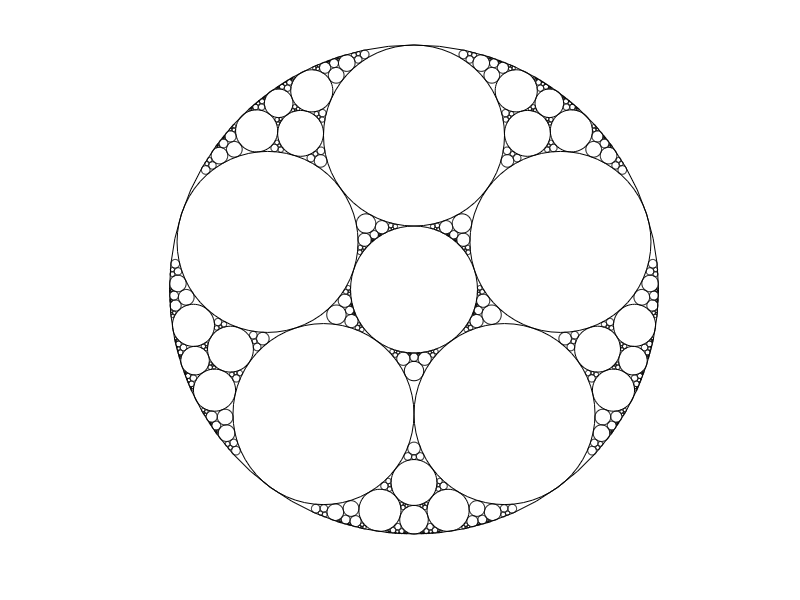

This chart was generated by the following MATLAB code:
function S = apollonian_2D(n,level,display_inversion_circle,...
                                create_mpost,create_svg,filename_export)
% This function creates and displays 2D Apollonian gaskets.
%
% In mathematics, an Apollonian gasket or Apollonian net is a fractal 
% generated from three circles, any two of which are tangent to one another
% 
% The method used to create the Apollonian gasket is based on circle
% inversion, which is a geometrical transformation acting with a reference 
% circle that modifies points.
% In the plane, the inverse of a point P in respect to a circle of center O
% and radius R is a point P' such that P and P' are on the same ray going 
% from O, and OP times OP' equals the radius squared
% OP * OP' =R?
%
% All circles are created using the inversion properties of circles.
%
% Input: This function takes 6 arguments (each argument is optional)
%		- a positive integer, which corresponds to the number of circles on
%           the first level of the apollonian packing. (3 at least)
%		- a positive integer, which corresponds to the number of levels 
%           of the apollonian.
%           Higher the number of level is, more numerous the circles will 
%           be. 10 levels is a quite high value.
%		- an interger (0 or 1), which allows to display(1) or not(0) 
%           the inversion circles
%       - an integer (0 or 1), which indicates whether or not a metapost
%           file is created within the results.
%       - an integer (0 or 1), which indicates whether or not a SVG
%           file is created within the results.
%       - a string which indicates the filename in which results
%           will be printed.
% Output: a struture that contains all informations on created circles on 
%         each level:
%           S(1) contains all data on level 1, coordinates centers and
%           radius of each circle
%           
% Guillaume JACQUENOT
% guillaume dot jacquenot at gmail dot com
% 2007_08_19
% 2008_01_13     : Metapost export script added
% 2009_01_31     : SVG export script added
% Checking input
if nargin==0
    n                        = 5;
	level		     	     = 4;
	display_inversion_circle = 0;
    create_mpost = 0;
    create_svg   = 0;    
elseif nargin==1
    level                    = 5;
    display_inversion_circle = 0;
    create_mpost             = 0;
    create_svg               = 0;
elseif nargin >= 2
    display_inversion_circle = 0;
    create_mpost             = 0;
    create_svg               = 0;    
elseif nargin >= 3
    if nargin == 3
        create_mpost         = 0;
        create_svg           = 0;
    elseif nargin == 4
        create_svg           = 0;
    end
    if nargin == 4 || nargin == 5
        filename_export = 'apollonian';
    end
end
%%%%%%%%%%%%%%%%%%%%%%%%%%%%%%%%%%%%%%%%%%%%%%%%%%%%%%%%%%%%%%%%%%%%%%%%%%%
n = ceil(n);
if n < 0;n = ceil(abs(n));end
if n < 3;n = 3; end
level = ceil(level);
if level  < 0;level = ceil(abs(level));end
if level == 0;level = 5; end
%%%%%%%%%%%%%%%%%%%%%%%%%%%%%%%%%%%%%%%%%%%%%%%%%%%%%%%%%%%%%%%%%%%%%%%%%%%
% Creating the resulting figure
h = figure;
hAxs = axes('Parent',h);
axis equal;
axis([-1,1,-1,1])
grid on;
hold on;
axis off;
% Creating the initial circles depending on user parameter
V  = 0:2*pi/n:2*pi;
V  = V +pi/2;
cV = cos(V);
sV = sin(V);
d = sqrt(diff(cV).^2+diff(sin(V)).^2);
r = d(1)/2;
% Data are made dimensionless so that the plot dimensions are known
ratio = max(max(max(abs(cV+r)),max(abs(sV+r))),...
            max(max(abs(cV-r)),max(abs(sV-r))));
cV = cV/ratio;
sV = sV/ratio;
r  =  r/ratio;
r_inner1 = sqrt(cV(1).^2+sV(1).^2) - r;
% Create intial structure that will store all created circles
S(1).x = [0,0,cV(1:end-1)];
S(1).y = [0,0,sV(1:end-1)];
S(1).r = [1,r_inner1,r*ones(1,n)];
% Display initial circles
hAxs = plot_circles(hAxs,S,1);
% Creating inversion circles.
x_mid = zeros(1,n);
y_mid = zeros(1,n);
for t = 1:n
	x_mid(t) = (cV(t)+cV(t+1))/2;
	y_mid(t) = (sV(t)+sV(t+1))/2;
    a1 = atan2(sV(t),cV(t));
    a2 = atan2(sV(t+1),cV(t+1));
    x1 = cV(t)  +cos(a1)*r;
    y1 = sV(t)  +sin(a1)*r;
    x2 = cV(t+1)+cos(a2)*r;
    y2 = sV(t+1)+sin(a2)*r;
	[xc,yc,rc] = circles_from_3pts(x1,y1,x2,y2,x_mid(t),y_mid(t));
	S_circle.x(t)=xc;
	S_circle.y(t)=yc;
	S_circle.r(t)=rc;
end
S_circle.x(n+1)=0;
S_circle.y(n+1)=0;
S_circle.r(n+1)=sqrt(x_mid(1).^2+y_mid(1).^2);
if display_inversion_circle
     hAxs = plot_circles(hAxs,S_circle,1,'k--');
end
% Start the creation of the circles for each level.
for i = 1:level-1           % For all level
	% Initiate the structure
    S(i+1).x = [];
    S(i+1).y = [];
    S(i+1).r = [];
    for j=1:size(S(i).x,2) 	% For all circles contain on the i-th level
        for k = 1:n+1       % For all inversion circles
            d = sqrt((S_circle.x(k)-S(i).x(j)).^2+...
                     (S_circle.y(k)-S(i).y(j)).^2);
            if d > S_circle.r(k)
                [xi,yi,ri] = inversion_circle(S(i).x(j),S(i).y(j),...
                                            S(i).r(j),...
                                            S_circle.x(k),S_circle.y(k),...
                                            S_circle.r(k));
                if sqrt((xi-S(i).x(j))^2+(yi-S(i).y(j))^2)>S(i).r(j)
                    S(i+1).x  = [S(i+1).x,xi];
                    S(i+1).y  = [S(i+1).y,yi];
                    S(i+1).r  = [S(i+1).r,ri];
                end          
            end
        end
    end
	% All new circles are ploted
    hAxs = plot_circles(hAxs,S,i+1);    
end
%%%%%%%%%%%%%%%%%%%%%%%%%%%%%%%%%%%%%%%%%%%%%%%%%%%%%%%%%%%%%%%%%%%%%%%%%%%
if create_mpost
    Create_result_in_metapost(S,filename_export);
end
if create_svg
    Create_result_in_svg(S,filename_export);
end
%%%%%%%%%%%%%%%%%%%%%%%%%%%%%%%%%%%%%%%%%%%%%%%%%%%%%%%%%%%%%%%%%%%%%%%%%%%
function hAxs = plot_circles(hAxs,S,n,display_style)
% This function display all circles of the n-th level of the structure S.
% Input: -  hAxs 		 : axes handle
% 	     - S       		 : structure containing the apollonian circles
%	     - n       		 : level of the struture to be plot
%        - display_style : options for the plot command
%
if nargin==3
    display_style = 'k-';
end
hold on
for t=1:size(S(n).x,2)
	rectangle('Position',[S(n).x(t)-S(n).r(t),...
		 S(n).y(t)-S(n).r(t),2*S(n).r(t),2*S(n).r(t)],...
         'Curvature',[1,1],'LineWidth',0.5,...
		 'tag',num2str(n),'Parent',hAxs);         
%      plot(S(n).x(t),S(n).y(t),'k+','tag',num2str(n));
end
%%%%%%%%%%%%%%%%%%%%%%%%%%%%%%%%%%%%%%%%%%%%%%%%%%%%%%%%%%%%%%%%%%%%%%%%%%%
function [xc,yc,Rc] = inversion_circle(x,y,R,x0,y0,R0)
% This function performs the inversion of a circle of center P(x,y) and
% radius R in respect to a circle of center  O (xO,yO) and radius R0.
% This function calls another function: inversion, which performs the
% inversion of a point
%
% Input arguments: 	x  ,y  ,R coordinates of the center and radius of
%                             the circle to be inversed
%    				x0,y0,R0  coordinates of the center O and the radius R0
%
% Guillaume JACQUENOT
theta = atan2((y-y0),(x-x0));
[x1,y1] = inversion(x+R*cos(theta),y+R*sin(theta),x0,y0,R0);
[x2,y2] = inversion(x-R*cos(theta),y-R*sin(theta),x0,y0,R0);
xc = (x1+x2)/2;
yc = (y1+y2)/2; 
Rc = sqrt((x1-x2)^2+(y1-y2)^2)/2;
function [xn,yn] = inversion(x,y,x0,y0,R0)
% This function performs the inversion of point P(x,y) in respect to a 
% circle of center  O (xO,yO) and radius R0
% In the plane, the inverse of a point P in respect to a circle of center O
% and radius R is a point P' such that P and P' are on the same ray going 
% from O, and OP times OP' equals the radius squared
% OP * OP' =R?
% The circle in respect to which inversion is performed will be called the
% reference circle.
% 
% Input arguments: 	x  ,y		coordinates of the point to be inversed
%				x0,y0,R0	coordinates of the center O and the radius R0
%
% Guillaume JACQUENOT
d  = sqrt((x-x0).^2+(y-y0).^2);
dn = (R0.^2)./d;
theta = atan2((y-y0),(x-x0));
xn = x0 + dn.*cos(theta);
yn = y0 + dn.*sin(theta);
%%%%%%%%%%%%%%%%%%%%%%%%%%%%%%%%%%%%%%%%%%%%%%%%%%%%%%%%%%%%%%%%%%%%%%%%%%%	
function [x,y,r] = circles_from_3pts(x1,y1,x2,y2,x3,y3)
% This function gives the coordinates of the circle passing through 3 
% points given in input.
%
% Input   : - x1,y1 coordinates of point 1
%           - x2,y2 coordinates of point 2
%           - x3,y3 coordinates of point 3
%
% Output :  - x ,y  coordinates of the center of the circle
%           - r  radius of the circle passing through the 3 input points
% 2007_08_19
% Guillaume JACQUENOT
if nargin==0
    x1 = 0;
    y1 = 0;
    
    x2 = 1;
    y2 = 0;
    x3 = 0;
    y3 = 1;    
end
% Checking arguments
% One checks if 2 or 3 points are identical
if (((x1==x2) && (y1==y2)) || ((x1==x3) && (y1==y3)))
    error('2 or 3 points are identical')
end
% One checks if points are not colinear
if atan2((y2-y1),(x2-x1))==atan2((y3-y1),(x3-x1))
    hold on
    plot(x1,y1,'b+',x2,y2,'b+',x3,y3,'b+');
    error('The three points are aligned, infinite radius...')
end
% Center coordinates are obtained solving a linear system.
M = [(x1-x2) (y1-y2);(x1-x3) (y1-y3)];
V = 1/2*[x1^2+y1^2-x2^2-y2^2;x1^2+y1^2-x3^2-y3^2];
Res = M\V;
x   = Res(1);
y   = Res(2);
r = sqrt((x1-x).^2+(y1-y).^2);
if nargin==0
    figure, box on, axis equal, hold on
    plot(x1,y1,'b+',x2,y2,'b+',x3,y3,'b+');
    plot(x,y,'r+',x+r*cos(0:2*pi/300:2*pi),y+r*sin(0:2*pi/300:2*pi),'r');
   
end
%%%%%%%%%%%%%%%%%%%%%%%%%%%%%%%%%%%%%%%%%%%%%%%%%%%%%%%%%%%%%%%%%%%%%%%%%%%
function Create_result_in_metapost(S,filename)
% Script used to create a metapost script.
% This script can then be executed using mpost 
%
% mpost filename
%
% You can include the result in a LaTeX document
% Here is a document example to  include the mpost document
% \documentclass{article}
% 
% \usepackage{graphicx}
% 
% \begin{document}
%   \begin{figure}
%     \includegraphics{figure.1}
%   \end{figure}
% \end{document}
if nargin==1
    filename = 'Apollonius.mp';
elseif nargin == 2
    filename = [filename '.mp'];
end
delta = 3;
fid = fopen(filename,'w');
fprintf(fid,'beginfig(1);');
fprintf(fid,'u =    1 cm;');
for i=1:numel(S)
    for j=1:numel(S(i).x)
        fprintf(fid,'draw fullcircle\n');
        fprintf(fid,'xscaled   %10.8fu\n',2*delta*S(i).r(j));
        fprintf(fid,'yscaled   %10.8fu\n',2*delta*S(i).r(j));
        fprintf(fid,'shifted (  %10.8fu,   %10.8fu);\n',...
            delta*(S(i).x(j))+10,delta*(S(i).y(j))+10);
        fprintf(fid,'\n');
    end
end
fprintf(fid,'endfig;');
fprintf(fid,'end;');
fclose(fid);
%%%%%%%%%%%%%%%%%%%%%%%%%%%%%%%%%%%%%%%%%%%%%%%%%%%%%%%%%%%%%%%%%%%%%%%%%%%
function Create_result_in_svg(S,filename)
% Script used to create a SVG script.
if nargin==1
    filename ='Apollonius.svg';
elseif nargin == 2
    filename = [filename '.svg'];    
end
fid = fopen(filename,'w');
fprintf(fid,'<?xml version="1.0" standalone="no"?>\n');
fprintf(fid,'<!DOCTYPE svg PUBLIC "-//W3C//DTD SVG 1.1//EN"\n');
fprintf(fid,'"http://www.w3.org/Graphics/SVG/1.1/DTD/svg11.dtd">\n');
fprintf(fid,'<svg width="620" height="620" version="1.1"\n');
fprintf(fid,'xmlns="http://www.w3.org/2000/svg">\n');
for i=1:numel(S)
    for j=1:numel(S(i).x)
        fprintf(fid,'<circle cx="%10.8f" cy="%10.8f" r="%10.8f" ',...
                300*S(i).x(j)+310,300*S(i).y(j)+310,300*S(i).r(j));
        fprintf(fid,'stroke="black" stroke-width="1" fill="none"/>\n');            
    end
end
fprintf(fid,'</svg>\n');
fclose(fid);
